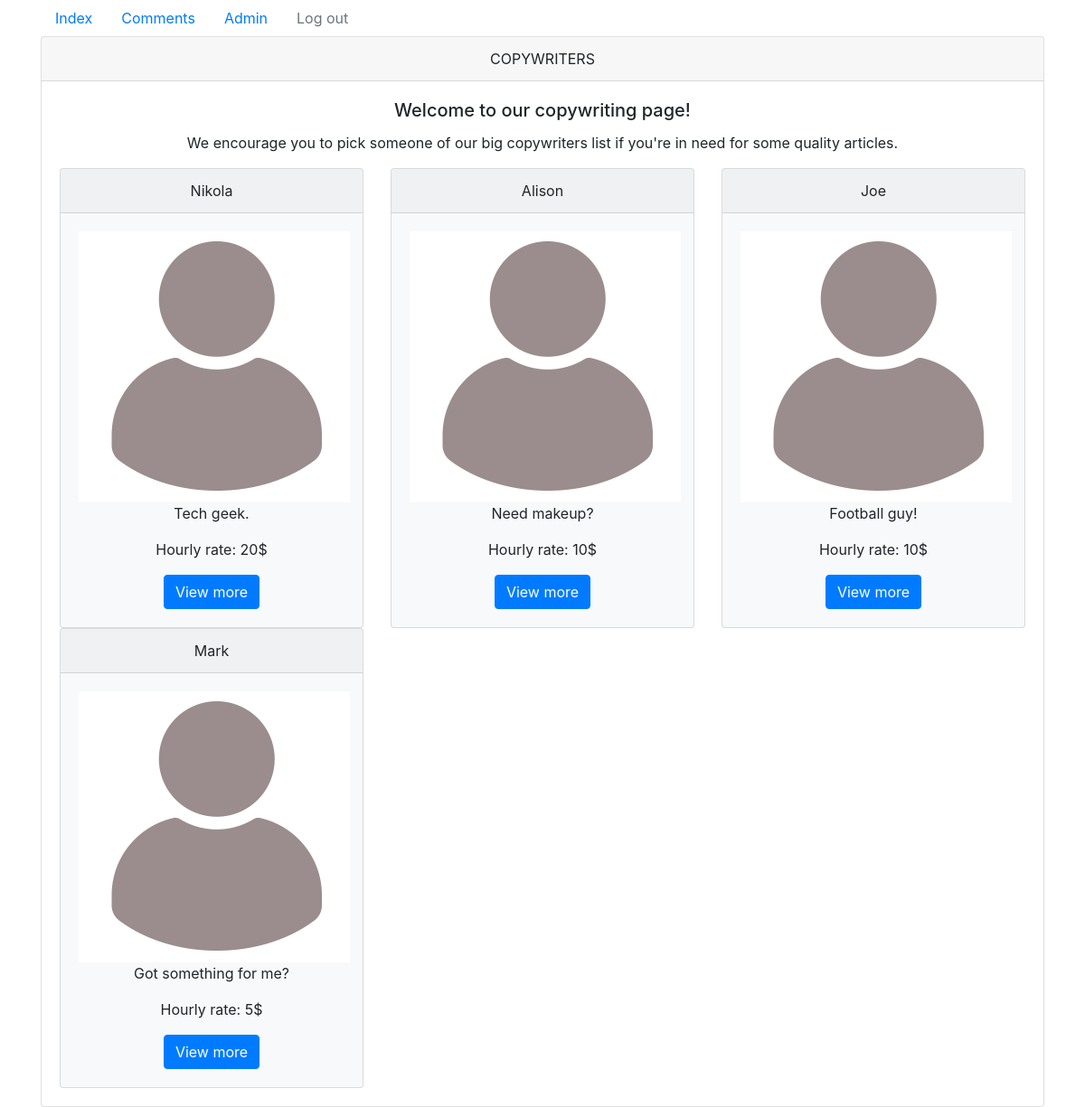
The page / on the database its author committed.
### tables this page shows
CREATE TABLE `copywriter` (
  `id` int(11) NOT NULL,
  `name` varchar(191) NOT NULL,
  `description_short` varchar(191) NOT NULL,
  `description` varchar(191) NOT NULL,
  `hourly_rate` float NOT NULL
);

### modules.php (called while the page is built, shortened)
<?php
function view($viewName, $data = [], $extra = []) {
    extract($data);
    return require_once 'views/' . $viewName . '.view.php';
}

### controllers/IndexController.php (called while the page is built, shortened)
<?php
class IndexController {
    public function index() {
        $cws = new ContentWriter();
        $data = $cws->index();
        view('index', $data);
    }
}

### Router.php (called while the page is built, shortened)
<?php
class Router {
    public $uri;
    public $action;
    public $parameters;
    public function route() {
        $this->request = new Request();
        $this->uri = $this->trim($this->request->uri);
    }
    public function trim($uri) {
        return trim($uri, '/');
    }
    public function getParameters()
    {
        $parameters = explode('/', $this->uri);
        if (isset($parameters[1])) {
            $this->action = $parameters[1];
            } else $this->action = 'index';
        if (isset($parameters[2])) {
            $this->parameters = $parameters[2];
        } else $this->parameters = '';
    }
    public function direct() {
        $action = $this->action;
        $controller = new $controller;
        $controller->$action($this->parameters);
    }
}

### models/Model.php (called while the page is built)
<?php
class Model {
    public function db()
    {
        $host = 'localhost';
        $db = 'cws';
        $user = 'root';
        $pass = '';
        $dsn = "mysql:host=$host;dbname=$db;";
        $options = [
            PDO::ATTR_ERRMODE            => PDO::ERRMODE_EXCEPTION,
            PDO::ATTR_DEFAULT_FETCH_MODE => PDO::FETCH_OBJ,
            PDO::ATTR_EMULATE_PREPARES   => false,
        ];
        try {
            $pdo = new PDO($dsn, $user, $pass, $options);
            return $pdo;
        } catch (\PDOException $e) {
            throw new \PDOException($e->getMessage(), (int)$e->getCode());
        }
    }
}

### models/ContentWriter.php (called while the page is built, shortened)
<?php
class ContentWriter extends Model {
    public function index() {
        $res = $this->db()->query("SELECT * FROM copywriter")->fetchAll(PDO::FETCH_OBJ);
        return $res;
    }
}

### views/index.view.php (the view)
<h5 class="card-title">Welcome to our copywriting page!</h5>
<p class="card-text">We encourage you to pick someone of our big copywriters list if you're in need for some quality articles.</p>
<div class="row">
<?php
    foreach ($data as $cw) { ?>
    <div class="col-sm-4">
        <div class="card bg-light">
            <div class="card-header">
                <?=$cw->name?>
            </div>
            <div class="card-body">
                <img width="300" src="../resources/images/<?=$cw->name?>.jpg">
                <p>  <?=$cw->description_short?> </p>
                <p>Hourly rate: <?=$cw->hourly_rate?>$</p>
                <a href="/index/show/<?=$cw->id?>" class="btn btn-primary">View more</a>
            </div>
        </div>
    </div>
    <?php } ?>
    </div>

### rows shown on the page
copywriter: name "Nikola", name (picture), description_short "Tech geek.", hourly_rate "20"
copywriter: name "Alison", name (picture), description_short "Need makeup?", hourly_rate "10"
copywriter: name "Joe", description_short "Football guy!", hourly_rate "10"
copywriter: name "Mark", name (picture), description_short "Got something for me?", hourly_rate "5"
